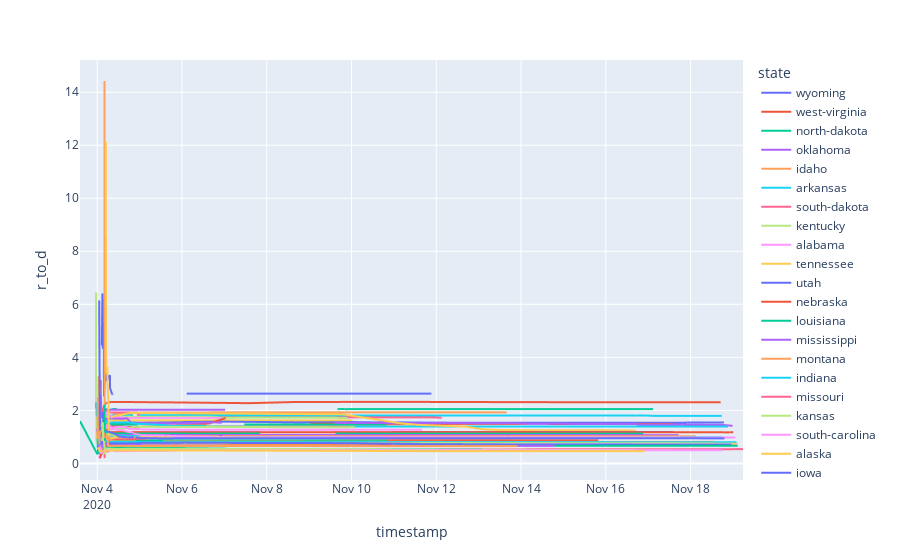

Notebook code cell kept with this figure:
### Code cell
# fig = go.Figure()
# fig.add_trace(go.Scatter(x=dfn.index,y=dfn['r_to_d'],name='Ratio',mode='markers',))
fig = px.line(dfn,x=dfn.index,y=dfn['r_to_d'],color=dfn['state'], category_orders={"state":sortedstates.index.tolist(), })
pio.write_html(fig, file=f'ratio.html', auto_open=True)
fig.show()
